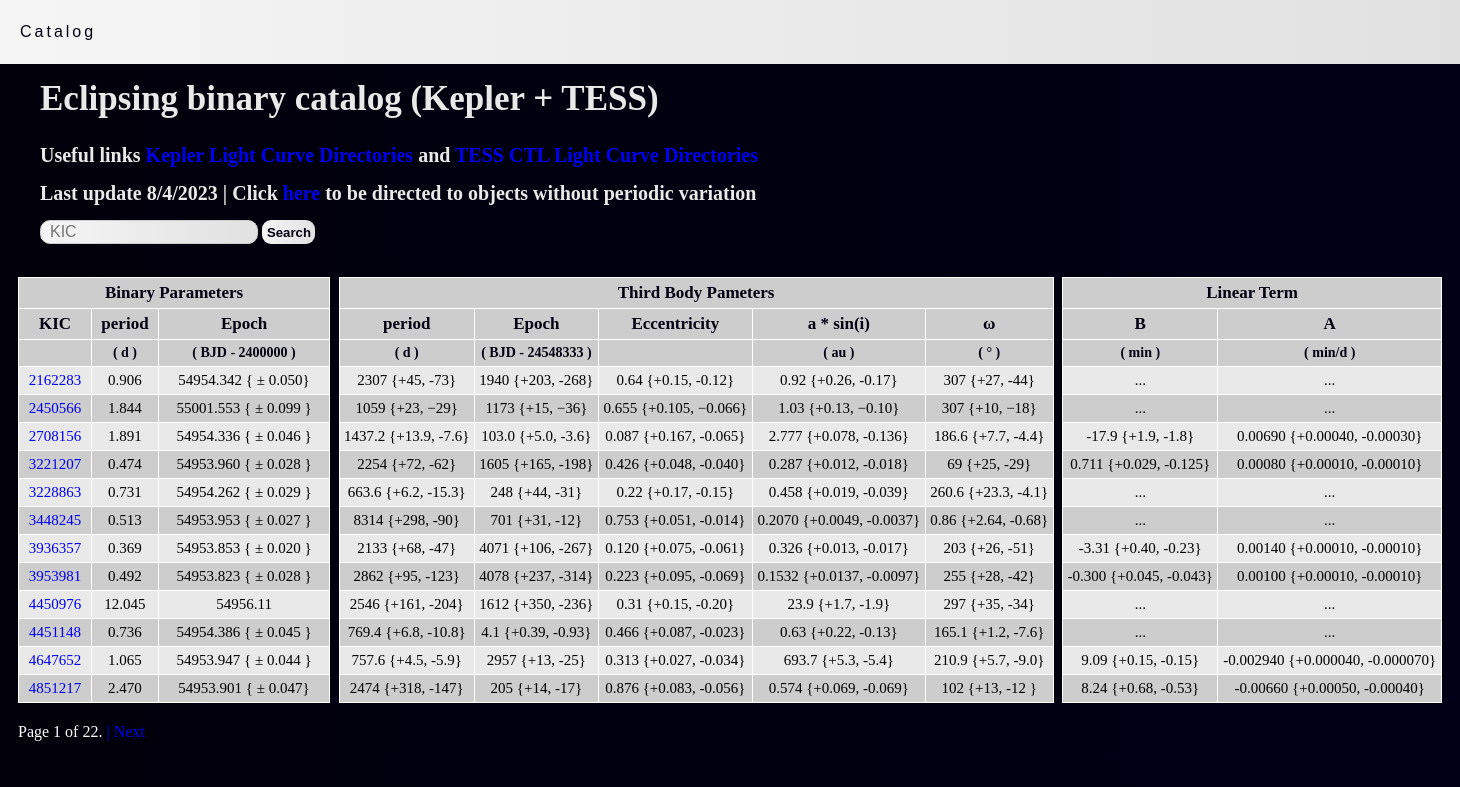
/papers/tertiarycandidatescatalog/catalog_home/, run on the app's committed database.
### Capp/models.py (models this page shows, shortened)
class WithVariation(models.Model):
    kic = models.IntegerField()
    Period = models.CharField(max_length=100)
    epoch = models.CharField(max_length=100)
    Period_td = models.CharField(max_length=100)
    epoch_td = models.CharField(max_length=100)
    e = models.CharField(max_length=100)
    a = models.CharField(max_length=100)
    omega = models.CharField(max_length=100)
    Aa = models.CharField(max_length=100)
    Bb = models.CharField(max_length=100)

### Capp/views.py (the view)
# urls.py: path('catalog_home/', views.home,  name='home'),
def home(request):
    if 'kic' in request.GET:
        id_pesquisa = request.GET['kic']
        try:
            id_pesquisa = int(id_pesquisa)
            with_variation = WithVariation.objects.filter(kic=id_pesquisa).first()
            out_variation = OutVariation.objects.filter(kic=id_pesquisa).first()
            if with_variation or out_variation:
                return redirect('Capp:pagina_objetos', kic=id_pesquisa)
            else:
                return render(request, 'catalog/notf.html')
        except ValueError:
            return render(request, 'catalog/notf.html')
    else:
        itens_por_pagina = 12
        dados_with_variation = WithVariation.objects.order_by('kic').all()
        dados_out_variation = OutVariation.objects.order_by('kic').all()
        dados = list(dados_with_variation) + list(dados_out_variation)
        paginator = Paginator(dados, itens_por_pagina)
        page_number = request.GET.get('page', 1)
        page_number = int(page_number)
        try:
            dados_paginados = paginator.page(page_number)
        except PageNotAnInteger:
            dados_paginados = paginator.page(1)
        except EmptyPage:
            dados_paginados = paginator.page(paginator.num_pages)
        exibir_tabela_2 = (
            page_number == paginator.num_pages and  # Página atual é a última página
            len(dados_out_variation) > 0  # Existem dados na segunda tabela
        )
        context = {
            'dados_paginados': dados_paginados,
            'exibir_tabela_2': exibir_tabela_2,
        }
        return render(request, 'catalog/home/home.html', context)

### templates/catalog/home/home.html (shortened to what this page needs)
{% extends 'catalog/home/base.html' %}
{% load static %}
{% block content %}
<!DOCTYPE html>
<html lang="en">
<head>
    <link rel="stylesheet" type="text/css" href="{% static 'css/catalog/home/estruturamain.css' %}">
</head>
<body>
     <section id="container">
            <table>
                <thead>
                    <tr>
                        <th class="sdata" colspan="3">Binary Parameters</th>
                        <th class="nada"></th>
                        <th class="tdata" colspan="5">Third Body Pameters</th>
                        <th class="nada"></th>
                        <th class="tdata" colspan="2">Linear Term</th>
                    </tr>
                    <tr>
                        <th title="Kepler identifier">KIC</th>
                        <th title="period of binary">period</th>
                        <th title="Epoch">Epoch</th>
                        <th class="nada"></th>
                        <th title="Third body period">period</th>
                        <th title="Third body period">Epoch</th>
                        <th title="Third body eccentricity">Eccentricity</th>
                        <th title="Projected semi-major axis of the third body">a * sin(i)</th>
                        <th title="third body inclination">&omega;</th>
                        <th class="nada"></th>
                        <th title="Linear coefficient of the adjusted linear ephemeris">B</th>
                        <th title="Angular coefficient of the adjusted linear ephemeris">A</th>
                    </tr>
                    <tr>
                        <th class="unidades" ></th>
                        <th class="unidades">( d )</th>
                        <th class="unidades">( BJD - 2400000 )</th>
                        <th class="nada"></th>
                        <th class="unidades">( d )</th>
                        <th class="unidades">( BJD - 24548333 )</th>
                        <th class="unidades">  </th>
                        <th class="unidades">( au )</th>
                        <th class="unidades">( ° )</th>
                        <th class="nada"></th>
                        <th class="unidades">( min )</th>
                        <th class="unidades">( min/d )</th>
                    </tr>
                </thead>
                <tbody>
                    {% for dado in dados_paginados %}
                    <tr>
                        <td class="KIC/EPIC"><a href="{% url 'Capp:pagina_objetos' kic=dado.kic %}">{{ dado.kic }}</a></td>
                        <td class="Period">{{ dado.Period }}</td>
                        <td class="bjd0">{{ dado.epoch }}</td>
                        <td class="nada"></td>
                        <td class="Period_td">{{ dado.Period_td }}</td>
                        <td class="Period_td">{{ dado.epoch_td }}</td>
                        <td class="e">{{ dado.e}}</td>
                        <td class="a">{{ dado.a }}</td>
                        <td class="omega">{{ dado.omega }}</td>
                        <td class="nada"></td>
                        <td class="Aa">{{ dado.Aa}}</td>
                        <td class="Bb">{{ dado.Bb }}</td>
                    </tr>
                    {% endfor %}
                </tbody>
            </table>
            <article class="pagecontrol2">
                <span class="step-links">
                    <span class="current">
                        Page {{ dados_paginados.number }} of {{ dados_paginados.paginator.num_pages }}.
                    </span>
                    {% if dados_paginados.has_next %}
                        <a href="?page={{ dados_paginados.next_page_number }}">   |   Next  </a>
                    {% endif %}
                </span>
            </article>
        </section>
</body>
</html>
{% endblock %}

### templates/catalog/home/base.html (shortened to what this page needs)
{% load static %}
<!DOCTYPE html>
<html lang="pt-br">
<head>
  <link rel="stylesheet" type="text/css" href="{% static 'css/catalog/home/estruturamain.css' %}">
</head>
<body>
    <header>
        <nav>
          <ul class="nav-list">
            <li>
                <a id="homename" class="pnames" href="{% url 'Capp:home' %}">Catalog</a>
            </li>
          </ul>
        </nav>
    </header>
    <main>
    <section>
      <article class="mainnames">
          <h1 id="logoname">Eclipsing binary catalog (Kepler + TESS)</h1>
          <h2 id="logoname2"> Useful links
            <a target="_blank" href="https://sites.google.com/a/lctools.net/lctools/data-sources/kepler-lightcurve-directories">Kepler Light Curve Directories</a>
             and <a target="_blank" href="https://sites.google.com/a/lctools.net/lctools/data-sources/tess-lightcurve-directories">TESS CTL Light Curve Directories</a>
          </h2>
          <h3 id="logoname3">Last update 8/4/2023 | Click <a href="/papers/tertiarycandidatescatalog/catalog_home/?page=8">here</a> to be directed to objects without periodic variation</h3>
      </article>
      <article class="form_box">
        <form action="{% url 'Capp:home' %}" method="get">
          <input type="text" name="kic" id="kic" placeholder="KIC">
          <button type="submit" class="btns">Search</button>
        </form>
      </article>
    </section>
    {% block content %}
    {% endblock %}
  </main>
</body>
</html>

### static/css/catalog/home/estruturamain.css (style rules this page uses)
* { margin: 0; padding: 0; }
html { min-width: max-content; background-image: linear-gradient(to right, rgb(1, 0, 10), rgb(1, 0, 16), rgb(1, 0, 22)); }
body { background-size: auto; overflow-y: visible; }
ul { list-style: none; }
a { text-decoration: none; transition: 0.3s; }
nav { min-width: max-content; display: flex; text-align: left; align-items: center; font-family: sans-serif; background-image: linear-gradient(to right, rgb(245, 245, 245), rgb(235, 235, 235), rgb(225, 225, 225)); height: 8vh; margin: 0; }
.nav-list { list-style: none; display: flex; }
.nav-list li { letter-spacing: 3px; }
.pnames { position: relative; color: rgb(0, 0, 16); margin: 20px; }
.mainnames { font-family: 'Playfair Display SC', serif; }
#logoname { font-size: 35px; padding: 15px; padding-left: 40px; }
#logoname2 { font-size: 20px; margin: 10px; margin-left: 40px; }
#logoname3 { font-size: 20px; margin: 15px; margin-left: 40px; }
.form_box { margin: 15px; margin-left: 40px; font-family: sans-serif; }
#kic { padding-top: 1.9px; padding-left: 9px; padding-bottom: 1.9px; border: 1px solid #ccc; border-radius: 10px; }
.unidades { font-size: 14px; }
input { color: rgb(0, 0, 16); border-radius: 4px; font-size: 16px; background-image: linear-gradient(to right, rgb(245, 245, 245), rgb(235, 235, 235), rgb(225, 225, 225)); }
.btns { border-radius: 9px; font-size: 13.2px; padding: 4.5px; color: rgb(0, 0, 16); font-weight: bolder; border: none; background-image: linear-gradient(to right, rgb(245, 245, 245), rgb(235, 235, 235), rgb(225, 225, 225)); }
h1, h2, h3 { color: rgb(233, 233, 233); }
main { min-height: max-content; margin: 0; }
#container { left: -0.1vw; padding: 18px; align-items: center; overflow-x: auto; min-height: max-content; background-image: linear-gradient(to right, rgb(1, 0, 10), rgb(1, 0, 16), rgb(1, 0, 22)); }
table { border-collapse: collapse; align-items: center; text-align: center; width: 100%; }
td, th { border: 1px solid rgb(255, 255, 255); padding-top: 5px; padding-bottom: 5px; padding-left: 4px; padding-right: 4px; }
thead { color: rgb(0, 0, 16); background-color: rgb(205, 205, 205); font-size: 17px; }
.nada { background-color: rgb(0, 0, 16); width: 0.4px; border: 0px; }
.sdata { width: 300px; }
tbody > tr:nth-child(odd) { background-color: rgb(233, 233, 233); }
tbody > tr:nth-child(even) { background-color: rgb(205, 205, 205); }
td { text-align: center; font-size: 15px; }
.pagecontrol1, .pagecontrol2, .pagecontrol3 { margin-top: 20px; color: white; }

### data on the page
WithVariation: kic "2162283", Period "0.906", epoch "54954.342 { ± 0.050}", Period_td "2307 {+45, -73}", epoch_td "1940 {+203, -268}", e "0.64 {+0.15, -0.12}", a "0.92 {+0.26, -0.17}", omega "307 {+27, -44}", Aa "...", Bb "..."
WithVariation: kic "2450566", Period "1.844", epoch "55001.553 { ± 0.099 }", Period_td "1059 {+23, −29}", epoch_td "1173 {+15, −36}", e "0.655 {+0.105, −0.066}", a "1.03 {+0.13, −0.10}", omega "307 {+10, −18}", Aa "...", Bb "..."
WithVariation: kic "2708156", Period "1.891", epoch "54954.336 { ± 0.046 }", Period_td "1437.2 {+13.9, -7.6}", epoch_td "103.0 {+5.0, -3.6}", e "0.087 {+0.167, -0.065}", a "2.777 {+0.078, -0.136}", omega "186.6 {+7.7, -4.4}", Aa "-17.9 {+1.9, -1.8}", Bb "0.00690 {+0.00040, -0.00030}"
WithVariation: kic "3221207", Period "0.474", epoch "54953.960 { ± 0.028 }", Period_td "2254 {+72, -62}", epoch_td "1605 {+165, -198}", e "0.426 {+0.048, -0.040}", a "0.287 {+0.012, -0.018}", omega "69 {+25, -29}", Aa "0.711 {+0.029, -0.125}", Bb "0.00080 {+0.00010, -0.00010}"
WithVariation: kic "3228863", Period "0.731", epoch "54954.262 { ± 0.029 }", Period_td "663.6 {+6.2, -15.3}", epoch_td "248 {+44, -31}", e "0.22 {+0.17, -0.15}", a "0.458 {+0.019, -0.039}", omega "260.6 {+23.3, -4.1}", Aa "...", Bb "..."
WithVariation: kic "3448245", Period "0.513", epoch "54953.953 { ± 0.027 }", Period_td "8314 {+298, -90}", epoch_td "701 {+31, -12}", e "0.753 {+0.051, -0.014}", a "0.2070 {+0.0049, -0.0037}", omega "0.86 {+2.64, -0.68}", Aa "...", Bb "..."
WithVariation: kic "3936357", Period "0.369", epoch "54953.853 { ± 0.020 }", Period_td "2133 {+68, -47}", epoch_td "4071 {+106, -267}", e "0.120 {+0.075, -0.061}", a "0.326 {+0.013, -0.017}", omega "203 {+26, -51}", Aa "-3.31 {+0.40, -0.23}", Bb "0.00140 {+0.00010, -0.00010}"
WithVariation: kic "3953981", Period "0.492", epoch "54953.823 { ± 0.028 }", Period_td "2862 {+95, -123}", epoch_td "4078 {+237, -314}", e "0.223 {+0.095, -0.069}", a "0.1532 {+0.0137, -0.0097}", omega "255 {+28, -42}", Aa "-0.300 {+0.045, -0.043}", Bb "0.00100 {+0.00010, -0.00010}"
WithVariation: kic "4450976", Period "12.045", epoch "54956.11", Period_td "2546 {+161, -204}", epoch_td "1612 {+350, -236}", e "0.31 {+0.15, -0.20}", a "23.9 {+1.7, -1.9}", omega "297 {+35, -34}", Aa "...", Bb "..."
WithVariation: kic "4451148", Period "0.736", epoch "54954.386 { ± 0.045 }", Period_td "769.4 {+6.8, -10.8}", epoch_td "4.1 {+0.39, -0.93}", e "0.466 {+0.087, -0.023}", a "0.63 {+0.22, -0.13}", omega "165.1 {+1.2, -7.6}", Aa "...", Bb "..."
WithVariation: kic "4647652", Period "1.065", epoch "54953.947 { ± 0.044 }", Period_td "757.6 {+4.5, -5.9}", epoch_td "2957 {+13, -25}", e "0.313 {+0.027, -0.034}", a "693.7 {+5.3, -5.4}", omega "210.9 {+5.7, -9.0}", Aa "9.09 {+0.15, -0.15}", Bb "-0.002940 {+0.000040, -0.000070}"
WithVariation: kic "4851217", Period "2.470", epoch "54953.901 { ± 0.047}", Period_td "2474 {+318, -147}", epoch_td "205 {+14, -17}", e "0.876 {+0.083, -0.056}", a "0.574 {+0.069, -0.069}", omega "102 {+13, -12 }", Aa "8.24 {+0.68, -0.53}", Bb "-0.00660 {+0.00050, -0.00040}"

### other printed values
{{ dados_paginados.number }} "1"
{{ dados_paginados.paginator.num_pages }} "22"
